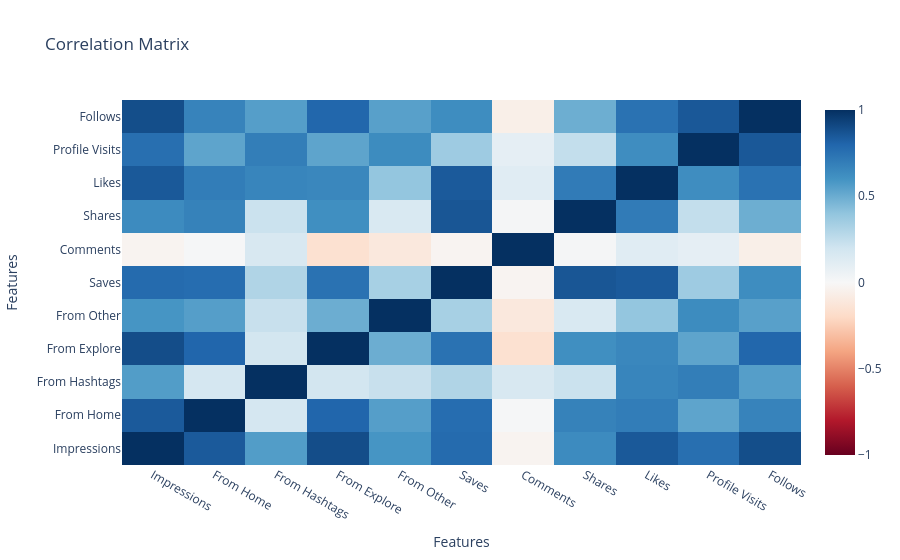

The cell this chart's notebook holds for it:
### Markdown cell above
### 13. look at the correlation between all the features

### Code cell
corr_matrix = data.corr()

fig = go.Figure(data=go.Heatmap(z=corr_matrix.values,
                               x=corr_matrix.columns,
                               y=corr_matrix.index,
                               colorscale='RdBu',
                               zmin=-1,
                               zmax=1))

fig.update_layout(title='Correlation Matrix',
                  xaxis_title='Features',
                  yaxis_title='Features')

fig.show()

### Figure 1 — Plotly figure (JSON) as saved in the notebook; plotly's stock layout.template omitted (floating-point values rounded to 4 significant figures)
{"data": [{"colorscale": [[0, "rgb(103,0,31)"], [0.1, "rgb(178,24,43)"], [0.2, "rgb(214,96,77)"], [0.3, "rgb(244,165,130)"], [0.4, "rgb(253,219,199)"], [0.5, "rgb(247,247,247)"], [0.6, "rgb(209,229,240)"], [0.7, "rgb(146,197,222)"], [0.8, "rgb(67,147,195)"], [0.9, "rgb(33,102,172)"], [1, "rgb(5,48,97)"]], "type": "heatmap", "x": ["Impressions", "From Home", "From Hashtags", "From Explore", "From Other", "Saves", "Comments", "Shares", "Likes", "Profile Visits", "Follows"], "y": ["Impressions", "From Home", "From Hashtags", "From Explore", "From Other", "Saves", "Comments", "Shares", "Likes", "Profile Visits", "Follows"], "z": [[1, 0.8447, 0.5608, 0.8936, 0.593, 0.7792, -0.02852, 0.6347, 0.8498, 0.761, 0.8894], [0.8447, 1, 0.1775, 0.8006, 0.5557, 0.7688, 0.01272, 0.675, 0.6983, 0.5311, 0.6727], [0.5608, 0.1775, 1, 0.1905, 0.2296, 0.3059, 0.1614, 0.2195, 0.6621, 0.6913, 0.5555], [0.8936, 0.8006, 0.1905, 1, 0.4957, 0.7478, -0.1586, 0.6157, 0.6537, 0.5319, 0.796], [0.593, 0.5557, 0.2296, 0.4957, 1, 0.3319, -0.1087, 0.1568, 0.3935, 0.6331, 0.5467], [0.7792, 0.7688, 0.3059, 0.7478, 0.3319, 1, -0.02691, 0.8603, 0.8456, 0.3606, 0.6285], [-0.02852, 0.01272, 0.1614, -0.1586, -0.1087, -0.02691, 1, 0.01693, 0.1236, 0.09671, -0.06063], [0.6347, 0.675, 0.2195, 0.6157, 0.1568, 0.8603, 0.01693, 1, 0.7078, 0.2454, 0.4931], [0.8498, 0.6983, 0.6621, 0.6537, 0.3935, 0.8456, 0.1236, 0.7078, 1, 0.6261, 0.7463], [0.761, 0.5311, 0.6913, 0.5319, 0.6331, 0.3606, 0.09671, 0.2454, 0.6261, 1, 0.8532], [0.8894, 0.6727, 0.5555, 0.796, 0.5467, 0.6285, -0.06063, 0.4931, 0.7463, 0.8532, 1]], "zmax": 1, "zmin": -1}], "layout": {"title": {"text": "Correlation Matrix"}, "xaxis": {"title": {"text": "Features"}}, "yaxis": {"title": {"text": "Features"}}}}
